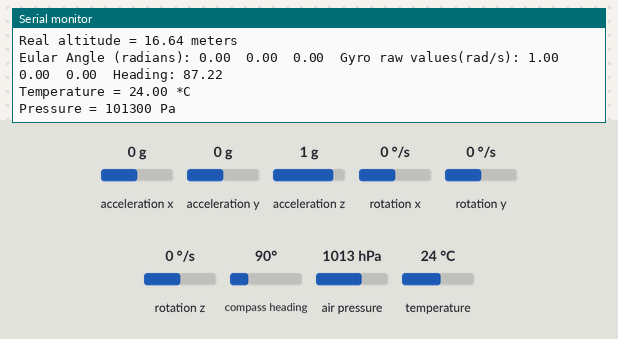
The sketch below on a simulated Arduino Uno, built with avr-gcc and run on an emulated ATmega328P. Shown: the last lines printed to the serial monitor. Wiring (inferred from the names in the program): ADXL345 accelerometer at I2C address 0x53; ITG-3200 gyroscope at I2C address 0x68. The inputs (shaded band) are chosen by the test bench; at power-on: rotation x 0 °/s, acceleration x 0 g, acceleration y 0 g, rotation y 0 °/s, rotation z 0 °/s, acceleration z 1 g, compass heading 90°, air pressure 1013 hPa, temperature 24 °C.

Above: at 4.2 s.
4.3 s: rotation x set to -192 °/s
At 4.47 s:
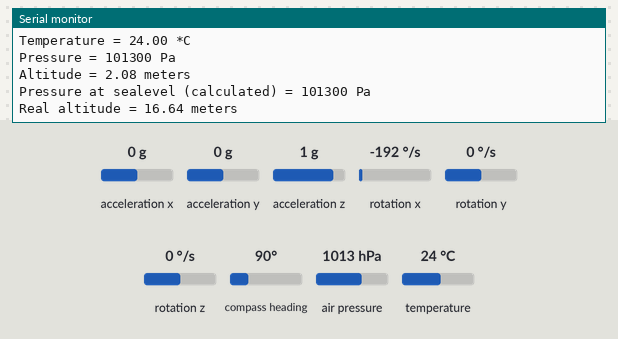
5.8 s: acceleration x set to -1.4 g
At 6.17 s:
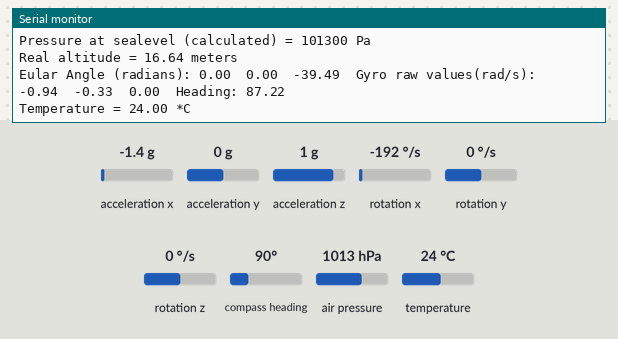
7.3 s: acceleration y set to -1.4 g
At 7.67 s:
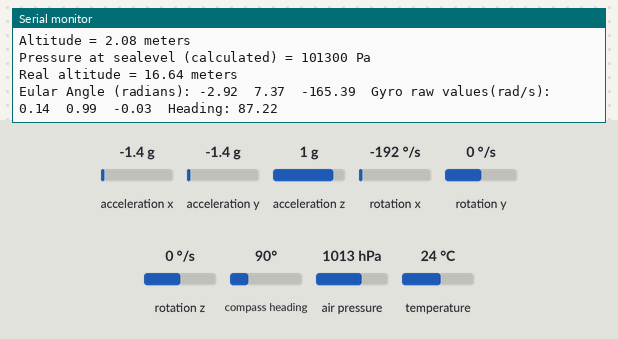
8.8 s: rotation y set to 100 °/s
At 9.19 s:
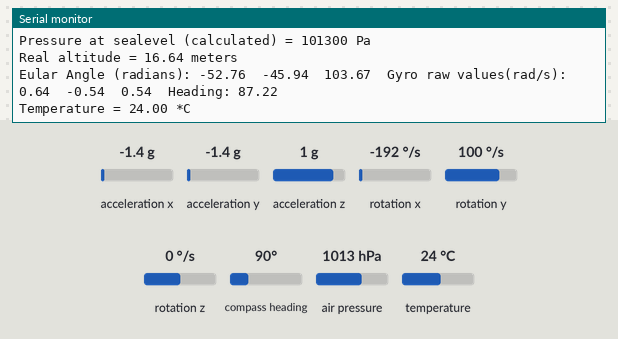
11.8 s: rotation z set to -192 °/s
At 12.23 s:
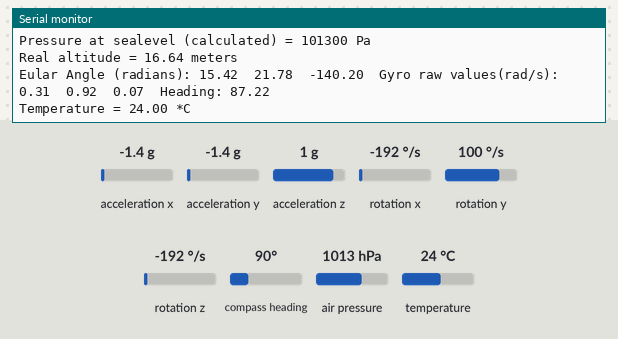
14.8 s: acceleration z set to 0 g
At 15.27 s:
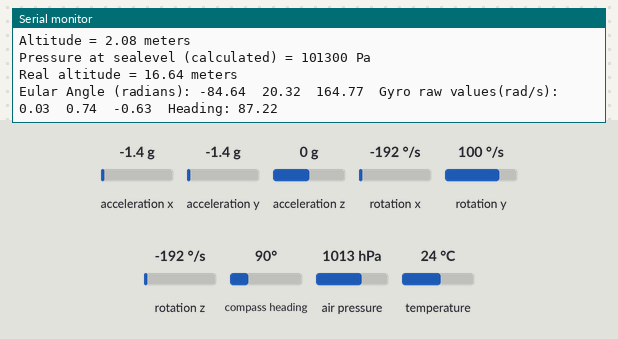
Timing chart, 0 to 17.8 s (numbered marks = the images above; inputs shaded):
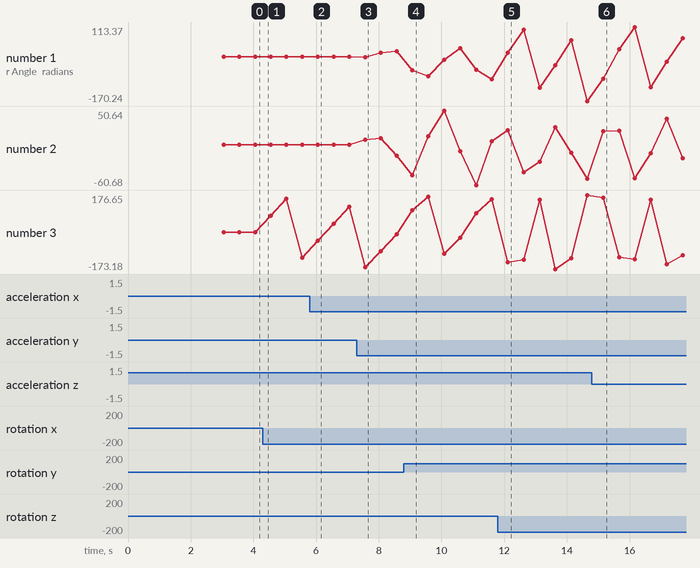

The sketch:

Sample.ino
```cpp
//The 10 Dof sample sketch for reading the BMP085 and IMUs raw data

#include <Wire.h>
#include <FreeSixIMU.h>
#include <FIMU_ADXL345.h>
#include <FIMU_ITG3200.h>
#include <Adafruit_BMP085.h>
#include <Adafruit_Sensor.h>
#include <Adafruit_HMC5883_U.h>


float angles[3]; // yaw pitch roll
float gyro[6]; // 0,1,2 - accelerometer, 3,4,5 - gyro
float heading;

Adafruit_BMP085 bmp;

// Set the FreeSixIMU object
FreeSixIMU sixDOF = FreeSixIMU();
/* Assign a unique ID to this sensor at the same time */
Adafruit_HMC5883_Unified mag = Adafruit_HMC5883_Unified(12345);

void displaySensorDetails(void)
{
  sensor_t sensor;
  mag.getSensor(&sensor);
  Serial.println("------------------------------------");
  Serial.print  ("Sensor:       "); Serial.println(sensor.name);
  Serial.print  ("Driver Ver:   "); Serial.println(sensor.version);
  Serial.print  ("Unique ID:    "); Serial.println(sensor.sensor_id);
  Serial.print  ("Max Value:    "); Serial.print(sensor.max_value); Serial.println(" uT");
  Serial.print  ("Min Value:    "); Serial.print(sensor.min_value); Serial.println(" uT");
  Serial.print  ("Resolution:   "); Serial.print(sensor.resolution); Serial.println(" uT");
  Serial.println("------------------------------------");
  Serial.println("");
  delay(500);
}

void setup(){

  Serial.begin(9600);
  Wire.begin();
  delay(500);
  delay(5);
  sixDOF.init(); //init the Acc and Gyro
  delay(5);
  Serial.println("HMC5883 Magnetometer Test"); Serial.println("");

  /* Initialise the sensor */
  if(!mag.begin())
  {
    /* There was a problem detecting the HMC5883 ... check your connections */
    Serial.println("Ooops, no HMC5883 detected ... Check your wiring!");
    while(1);
  }
  if (!bmp.begin()) {
  Serial.println("Could not find a valid BMP085 sensor, check wiring!");
  while (1) {}
  }

  /* Display some basic information on this sensor */
  displaySensorDetails();
 }

void loop(){
  sixDOF.getEuler(angles);
  sixDOF.getQ(gyro);

  getHeading();
  PrintData();

  delay(300);
}

void getHeading(){
  /*// Retrive the raw values from the compass (not scaled).
  MagnetometerRaw raw = compass.ReadRawAxis();
  // Retrived the scaled values from the compass (scaled to the configured scale).
  MagnetometerScaled scaled = compass.ReadScaledAxis();

  // Values are accessed like so:
  int MilliGauss_OnThe_XAxis = scaled.XAxis;// (or YAxis, or ZAxis)

  // Calculate heading when the magnetometer is level, then correct for signs of axis.
  heading = atan2(scaled.YAxis, scaled.XAxis);

  float declinationAngle = 0.0457;
  heading += declinationAngle;

  // Correct for when signs are reversed.
  if(heading < 0)
    heading += 2*PI;

  // Check for wrap due to addition of declination.
  if(heading > 2*PI)
    heading -= 2*PI;

  // Convert radians to degrees for readability.
  heading = heading * 180/M_PI; */

  //Adafruit compass code
  /* Get a new sensor event */
  sensors_event_t event;
  mag.getEvent(&event);

  /* Display the results (magnetic vector values are in micro-Tesla (uT))
  Serial.print("X: "); Serial.print(event.magnetic.x); Serial.print("  ");
  Serial.print("Y: "); Serial.print(event.magnetic.y); Serial.print("  ");
  Serial.print("Z: "); Serial.print(event.magnetic.z); Serial.print("  ");Serial.println("uT");*/

  // Hold the module so that Z is pointing 'up' and you can measure the heading with x&y
  // Calculate heading when the magnetometer is level, then correct for signs of axis.
  heading = atan2(event.magnetic.y, event.magnetic.x);

  // Once you have your heading, you must then add your 'Declination Angle', which is the 'Error' of the magnetic field in your location.
  // Find yours here: http://www.magnetic-declination.com/
  // Mine is: -13* 2' W, which is ~13 Degrees, or (which we need) 0.22 radians
  // If you cannot find your Declination, comment out these two lines, your compass will be slightly off. Glasgow - -0.0485783 rad
  float declinationAngle = -0.0485783;
  heading += declinationAngle;

  // Correct for when signs are reversed.
  if(heading < 0)
    heading += 2*PI;

  // Check for wrap due to addition of declination.
  if(heading > 2*PI)
    heading -= 2*PI;

  // Convert radians to degrees for readability.
  heading = heading * 180/M_PI;

}

void PrintData(){

  Serial.print("Eular Angle (radians): ");
  Serial.print(angles[0]);
  Serial.print("  ");
  Serial.print(angles[1]);
  Serial.print("  ");
  Serial.print(angles[2]);
  Serial.print("  ");
  Serial.print("Gyro raw values(rad/s): ");
  Serial.print(gyro[0]);
  Serial.print("  ");
  Serial.print(gyro[1]);
  Serial.print("  ");
  Serial.print(gyro[2]);
  Serial.print("  ");
  Serial.print("Heading: ");
  Serial.print(heading);
  Serial.println("  ");
  Serial.print("Temperature = ");
  Serial.print(bmp.readTemperature());
  Serial.println(" *C");
  Serial.print("Pressure = ");
  Serial.print(bmp.readPressure());
  Serial.println(" Pa");
  // Calculate altitude assuming 'standard' barometric
  // pressure of 1013.25 millibar = 101325 Pascal
  Serial.print("Altitude = ");
  Serial.print(bmp.readAltitude());
  Serial.println(" meters");
  Serial.print("Pressure at sealevel (calculated) = ");
  Serial.print(bmp.readSealevelPressure());
  Serial.println(" Pa");
  /* you can get a more precise measurement of altitude
  if you know the current sea level pressure which will
  vary with weather and such. If it is 1015 millibars
  that is equal to 101500 Pascals.*/
  Serial.print("Real altitude = ");
  Serial.print(bmp.readAltitude(101500));
  Serial.println(" meters");
}
```

Measured:
- after the input at 7.3 s, the serial monitor: prints a new line after 0.26 s (image 3)
- after the input at 8.8 s, the serial monitor: prints a new line after 0.28 s (image 4)
- after the input at 11.8 s, the serial monitor: prints a new line after 0.32 s (image 5)
- after the input at 14.8 s, the serial monitor: prints a new line after 0.36 s (image 6)
- plotted number 1: 0 → 19.79 after the input at 7.3 s, 19.79 → -86.19 after the input at 8.8 s, -86.19 → -170.24 after the input at 11.8 s, -170.24 → -154.6 after the input at 14.8 s
- plotted number 2: 0 → -16.47 after the input at 7.3 s, -16.47 → 5.31 after the input at 8.8 s, 5.31 → -51.25 after the input at 11.8 s, -51.25 → -44.84 after the input at 14.8 s
- plotted number 3: 0 → -120.16 after the input at 4.3 s, 121.56 → -8.38 after the input at 7.3 s, -8.38 → 156.67 after the input at 8.8 s, 156.67 → 176.65 after the input at 11.8 s, 176.65 → 166.92 after the input at 14.8 s
